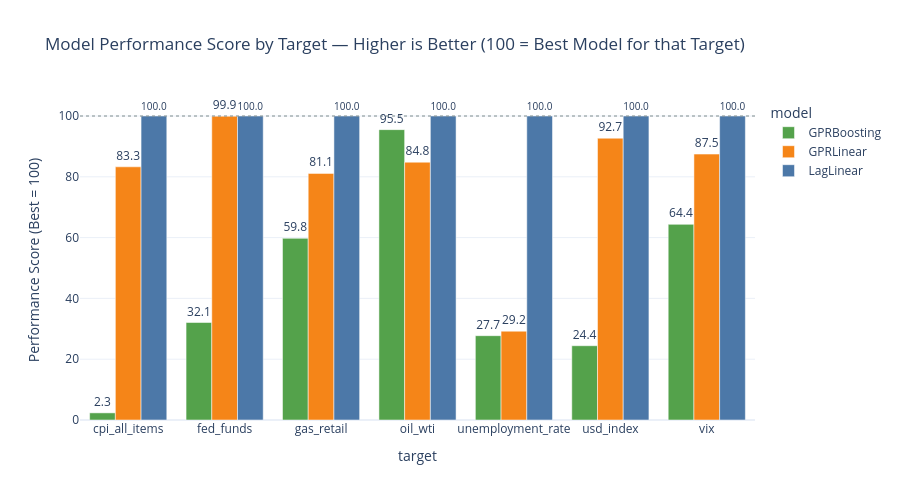

The notebook cell this image was saved under:
### Markdown cell above
---
## Step 4B: Model Performance Chart

I visualized how each model performed relative to the best model for each target. A score of 100 means that model had the lowest RMSE for that target — it is the winner.

### Code cell
model_order  = ['LagLinear', 'GPRLinear', 'GPRBoosting']
model_colors = {'LagLinear':'#4C78A8', 'GPRLinear':'#F58518', 'GPRBoosting':'#54A24B'}

view = step5_results[
    (step5_results['model'].isin(model_order)) &
    (step5_results['window'] == 'full_test')
].copy()

view['best_rmse']      = view.groupby('target')['RMSE'].transform('min')
view['performance_pct'] = (view['best_rmse'] / view['RMSE']) * 100

fig = px.bar(
    view.sort_values(['target','model']),
    x='target', y='performance_pct',
    color='model', barmode='group',
    text='performance_pct',
    color_discrete_map=model_colors,
    title='Model Performance Score by Target — Higher is Better (100 = Best Model for that Target)'
)
fig.update_traces(texttemplate='%{text:.1f}', textposition='outside')
fig.add_hline(y=100, line_dash='dot', line_color='#7F8C8D', line_width=1)
fig.update_layout(template='plotly_white', height=500, yaxis_title='Performance Score (Best = 100)')
fig.show()
html_path = EDA_SAVE_DIR / 'eda_step4_model_performance.html'
fig.write_html(str(html_path))
print('Saved HTML to:', html_path)

print('\nBest model per target (lowest RMSE):')
display(view.sort_values(['target','RMSE']).groupby('target').first()[['model','RMSE','R2']].round(4))

### Figure 1 — Plotly figure (JSON) as saved in the notebook; plotly's stock layout.template omitted (floating-point values rounded to 4 significant figures)
{"data": [{"alignmentgroup": "True", "hovertemplate": "model=GPRBoosting<br>target=%{x}<br>performance_pct=%{text}<extra></extra>", "legendgroup": "GPRBoosting", "marker": {"color": "#54A24B", "pattern": {"shape": ""}}, "name": "GPRBoosting", "offsetgroup": "GPRBoosting", "orientation": "v", "showlegend": true, "text": [2.346, 32.07, 59.76, 95.52, 27.74, 24.43, 64.35], "textposition": "outside", "texttemplate": "%{text:.1f}", "type": "bar", "x": ["cpi_all_items", "fed_funds", "gas_retail", "oil_wti", "unemployment_rate", "usd_index", "vix"], "xaxis": "x", "y": [2.346, 32.07, 59.76, 95.52, 27.74, 24.43, 64.35], "yaxis": "y"}, {"alignmentgroup": "True", "hovertemplate": "model=GPRLinear<br>target=%{x}<br>performance_pct=%{text}<extra></extra>", "legendgroup": "GPRLinear", "marker": {"color": "#F58518", "pattern": {"shape": ""}}, "name": "GPRLinear", "offsetgroup": "GPRLinear", "orientation": "v", "showlegend": true, "text": [83.28, 99.94, 81.12, 84.81, 29.21, 92.69, 87.47], "textposition": "outside", "texttemplate": "%{text:.1f}", "type": "bar", "x": ["cpi_all_items", "fed_funds", "gas_retail", "oil_wti", "unemployment_rate", "usd_index", "vix"], "xaxis": "x", "y": [83.28, 99.94, 81.12, 84.81, 29.21, 92.69, 87.47], "yaxis": "y"}, {"alignmentgroup": "True", "hovertemplate": "model=LagLinear<br>target=%{x}<br>performance_pct=%{text}<extra></extra>", "legendgroup": "LagLinear", "marker": {"color": "#4C78A8", "pattern": {"shape": ""}}, "name": "LagLinear", "offsetgroup": "LagLinear", "orientation": "v", "showlegend": true, "text": [100.0, 100.0, 100.0, 100.0, 100.0, 100.0, 100.0], "textposition": "outside", "texttemplate": "%{text:.1f}", "type": "bar", "x": ["cpi_all_items", "fed_funds", "gas_retail", "oil_wti", "unemployment_rate", "usd_index", "vix"], "xaxis": "x", "y": [100.0, 100.0, 100.0, 100.0, 100.0, 100.0, 100.0], "yaxis": "y"}], "layout": {"barmode": "group", "height": 500, "legend": {"title": {"text": "model"}, "tracegroupgap": 0}, "shapes": [{"line": {"color": "#7F8C8D", "dash": "dot", "width": 1}, "type": "line", "x0": 0, "x1": 1, "xref": "x domain", "y0": 100, "y1": 100, "yref": "y"}], "title": {"text": "Model Performance Score by Target — Higher is Better (100 = Best Model for that Target)"}, "xaxis": {"anchor": "y", "domain": [0, 1], "title": {"text": "target"}}, "yaxis": {"anchor": "x", "domain": [0, 1], "title": {"text": "Performance Score (Best = 100)"}}}}
